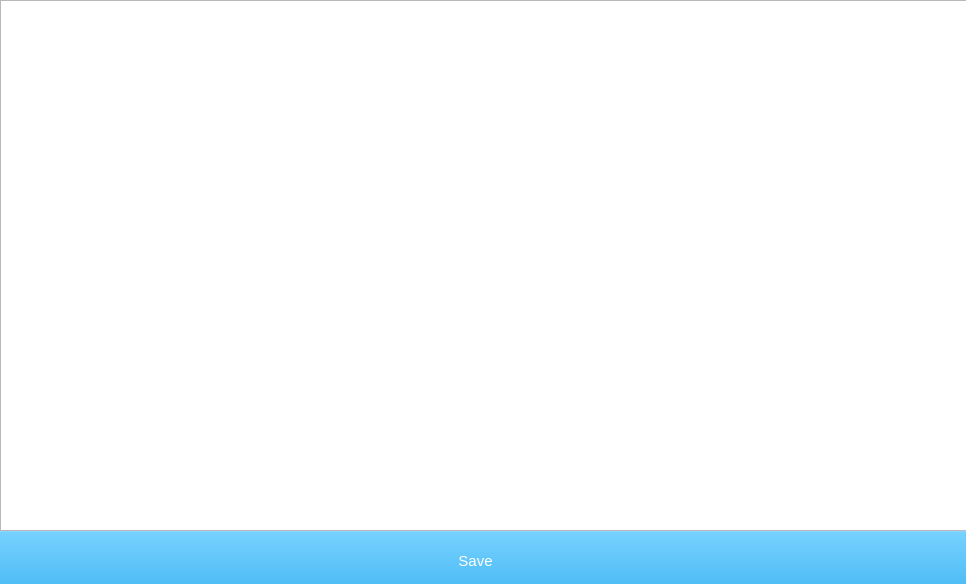
<?xml version="1.0" encoding="UTF-8"?>
<ui version="4.0">
 <class>notepad</class>
 <widget class="QDialog" name="notepad">
  <property name="geometry">
   <rect>
    <x>0</x>
    <y>0</y>
    <width>966</width>
    <height>584</height>
   </rect>
  </property>
  <property name="windowTitle">
   <string>Dialog</string>
  </property>
  <widget class="QPushButton" name="pushButton">
   <property name="geometry">
    <rect>
     <x>-20</x>
     <y>530</y>
     <width>991</width>
     <height>61</height>
    </rect>
   </property>
   <property name="styleSheet">
    <string notr="true">QPushButton{
			background-color:rgb(0, 170, 255);
			color:white;
			font-size:15px;
}
QPushButton:hover
{
	background-color:rgb(202, 232, 255);
	color:black;
}</string>
   </property>
   <property name="text">
    <string>Save</string>
   </property>
  </widget>
  <widget class="QTextEdit" name="textEdit">
   <property name="geometry">
    <rect>
     <x>0</x>
     <y>0</y>
     <width>971</width>
     <height>531</height>
    </rect>
   </property>
   <property name="styleSheet">
    <string notr="true">background-image:url(:/img/8.jpg);
color:white;</string>
   </property>
  </widget>
 </widget>
 <resources/>
 <connections/>
</ui>
